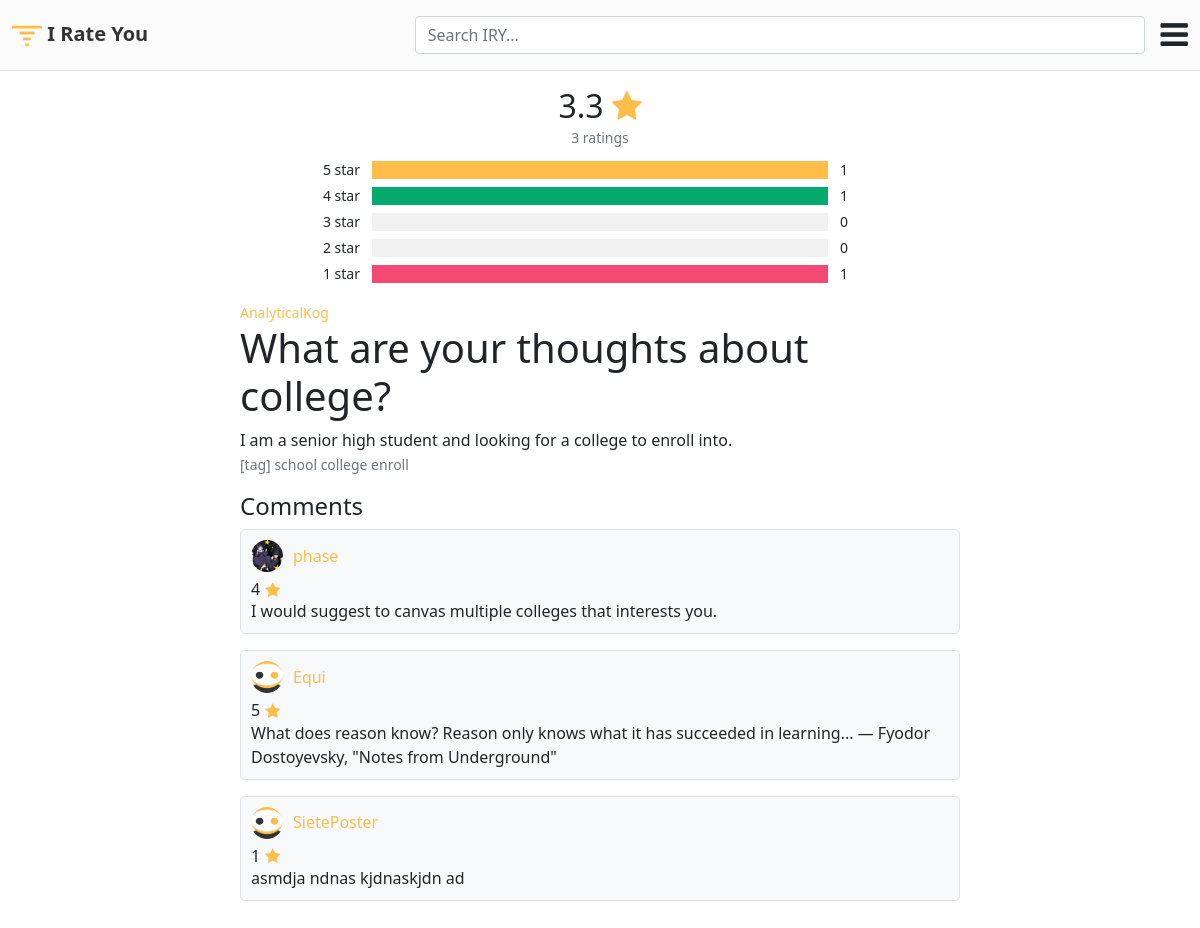
The page /detail/29/ on the database its author committed.
### post/models.py (models this page shows, shortened)
class Post(models.Model):
    author = models.ForeignKey(User, on_delete=models.CASCADE)
    title = models.CharField(max_length=60)
    content = models.TextField()
    tag = models.CharField(max_length=30)
    updated = models.DateTimeField(auto_now=True)
    created = models.DateTimeField(auto_now_add=True)
    rate_one = models.PositiveSmallIntegerField(default=0)
    rate_two = models.PositiveSmallIntegerField(default=0)
    rate_three = models.PositiveSmallIntegerField(default=0)
    rate_four = models.PositiveSmallIntegerField(default=0)
    rate_five = models.PositiveSmallIntegerField(default=0)

class Rate(models.Model):
    rater = models.ForeignKey(User, on_delete=models.CASCADE)
    post = models.ForeignKey(Post, on_delete=models.CASCADE)
    is_rated = models.PositiveSmallIntegerField(
        default = 0,
        validators=[
            MaxValueValidator(5),
            MinValueValidator(0)
        ]
    )
    comment = models.CharField(max_length=280)
    updated = models.DateTimeField(auto_now=True)
    created = models.DateTimeField(auto_now_add=True)

### user/models.py (models this page shows, shortened)
class Profile(models.Model):
    user = models.OneToOneField(User, on_delete=models.CASCADE)
    image = models.ImageField(default='default.jpg', upload_to='profile_pics')

### post/views.py (the view, shortened to what this page needs)
# urls.py: path('detail/<int:pk>/', detail_post, name='detail_post'),
def detail_post(request, pk):
    post = Post.objects.get(id=pk)
    comments = post.rate_set.all().order_by('-updated')
    try:
        rated = comments.get(rater=request.user)
    except:
        rated = {''}
    print(request.POST.get('is_rated'))
    context = {'post': post, 'comments':comments, 'rated':rated}
    return render(request, 'post/detail_post.html', context)

### post/templates/post/detail_post.html (shortened to what this page needs)
{% extends 'post/base.html' %}
{% load crispy_forms_tags %}
{% load static %}
{% block content %}
    <div class="detail-container">
        {% include 'components/rating.html' %}
        {% include 'components/rating_detail.html' %}
        <div class="post-detailed mt-3">
            <a href="{% url 'user_posts' post.author.username %}">
                <small class="author">
                    {{ post.author }}
                </small>
            </a>
            <h1 class="title">
                {{ post.title }}
            </h1>
        </div>
        <div class="post-content">
            <p class="content">
                {{ post.content }}
            </p>
            <small class="tag text-muted">
                [tag] {{ post.tag }}
            </small>
        </div>
        <div class="mt-3">
            <h4>Comments</h4>
            {% for comment in comments %}
                <div class="pb-3 comment-container">
                    <div class="d-grid gap-3">
                        <div class="bg-light border rounded-3 comment-inner">
                            <a class="commenter-container" href="{% url 'user_posts' comment.rater.username %}">
                                <img width="32" height="32" class="rounded-circle" src="{{ comment.rater.profile.image.url }}">
                                <h6>
                                    {{ comment.rater }}
                                </h6>
                            </a>
                                <div class="rated mt-2">
                                    <h6>
                                        {{ comment.is_rated }}
                                    </h6>
                                    <span class="fa fa-star checked"></span>
                                </div>
                                <p class="content">
                                    {{ comment.comment }}
                                </p>
                        </div>
                    </div>
                </div>
            {% endfor %}
        </div>
    </div>
{% endblock content %}

### post/static/post/main.css (style rules this page uses)
:root { --yell: #FFBD4A; --blk: #333; --white: #FBFBFB; --gray: #DDD; --links: #0060B6; --red: #F24A72; --green: #04AA6D; --blue: #2196F3; --aqua: #00bcd4; }
a { color: var(--yell); text-decoration: none; }
p, h5, h6, h2 { margin: 0; }
.commenter-container { display:flex; column-gap: 10px; align-items: center; }
.detail-container, .post-form, .profile-container { margin: 0 5%; }
@media only screen and (min-width: 500px) { .detail-container, .post-form, .profile-container, .post-container { margin: 0 20%; } }
.comment-inner { padding: 10px; }
.rated { display: flex; align-items: center; column-gap: 5px; }
.checked { color: var(--yell); }

### rows shown on the page
Post: author "AnalyticalKog", title "What are your thoughts about college?", content "I am a senior high student and looking for a college to enroll into.", tag "school college enroll"
Rate: rater.profile.image (picture), rater "phase", is_rated "4", comment "I would suggest to canvas multiple colleges that interests you."
Rate: rater.profile.image (placeholder picture), rater "Equi", is_rated "5", comment "What does reason know? Reason only knows what it has succeeded in learning... — Fyodor Dostoyevsky, \"Notes from Underground\""
Rate: rater.profile.image (placeholder picture), rater "SietePoster", is_rated "1", comment "asmdja ndnas kjdnaskjdn ad"

### other values the page prints
{{ total|div:count|floatformat:1 }} "3.3"
{{ count }} "3"
{{ count_five }} "1"
{{ count_four }} "1"
{{ count_one }} "1"
